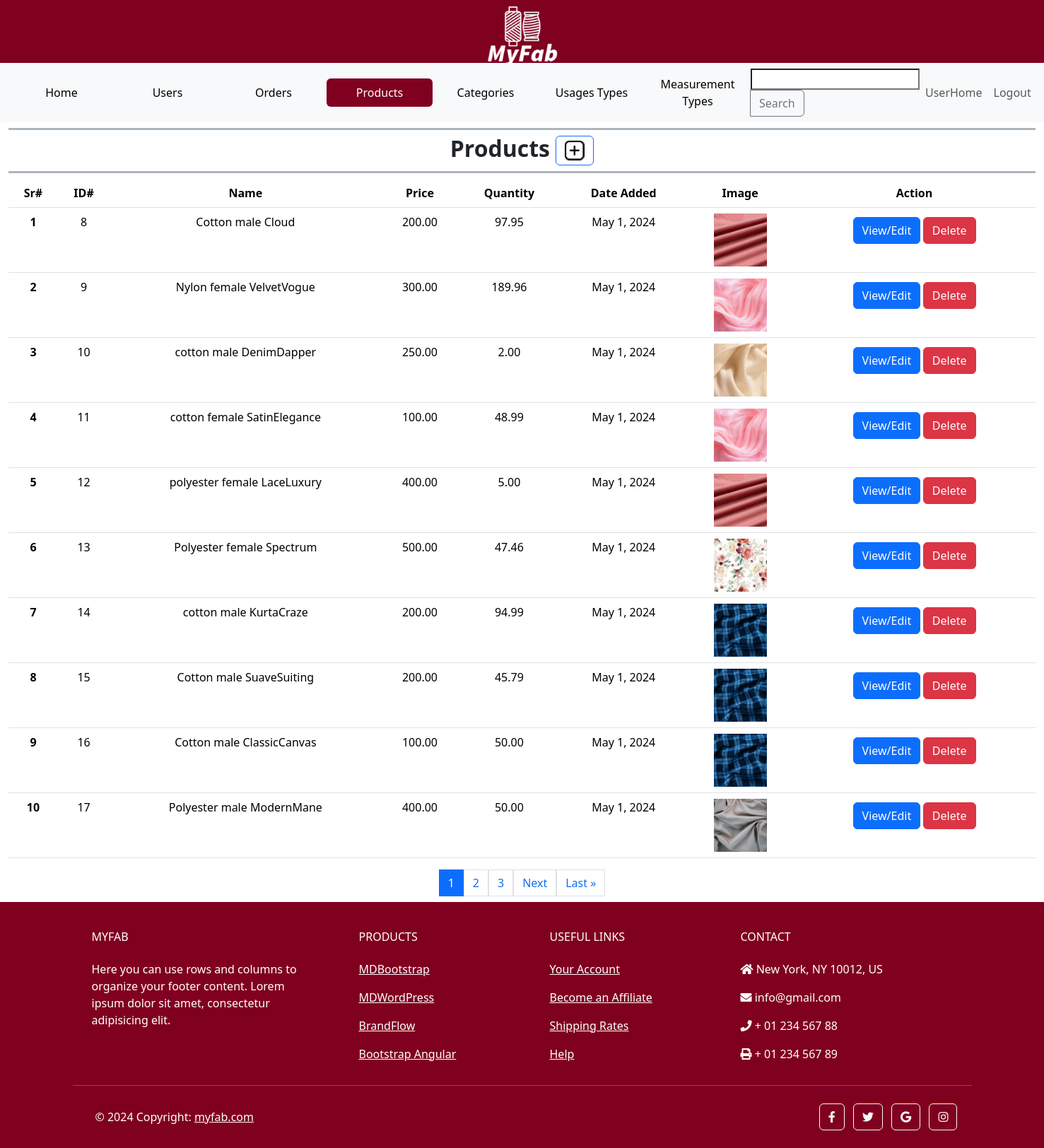
/custom_admin/products/ (signed in), run on an earlier commit of the app's database.
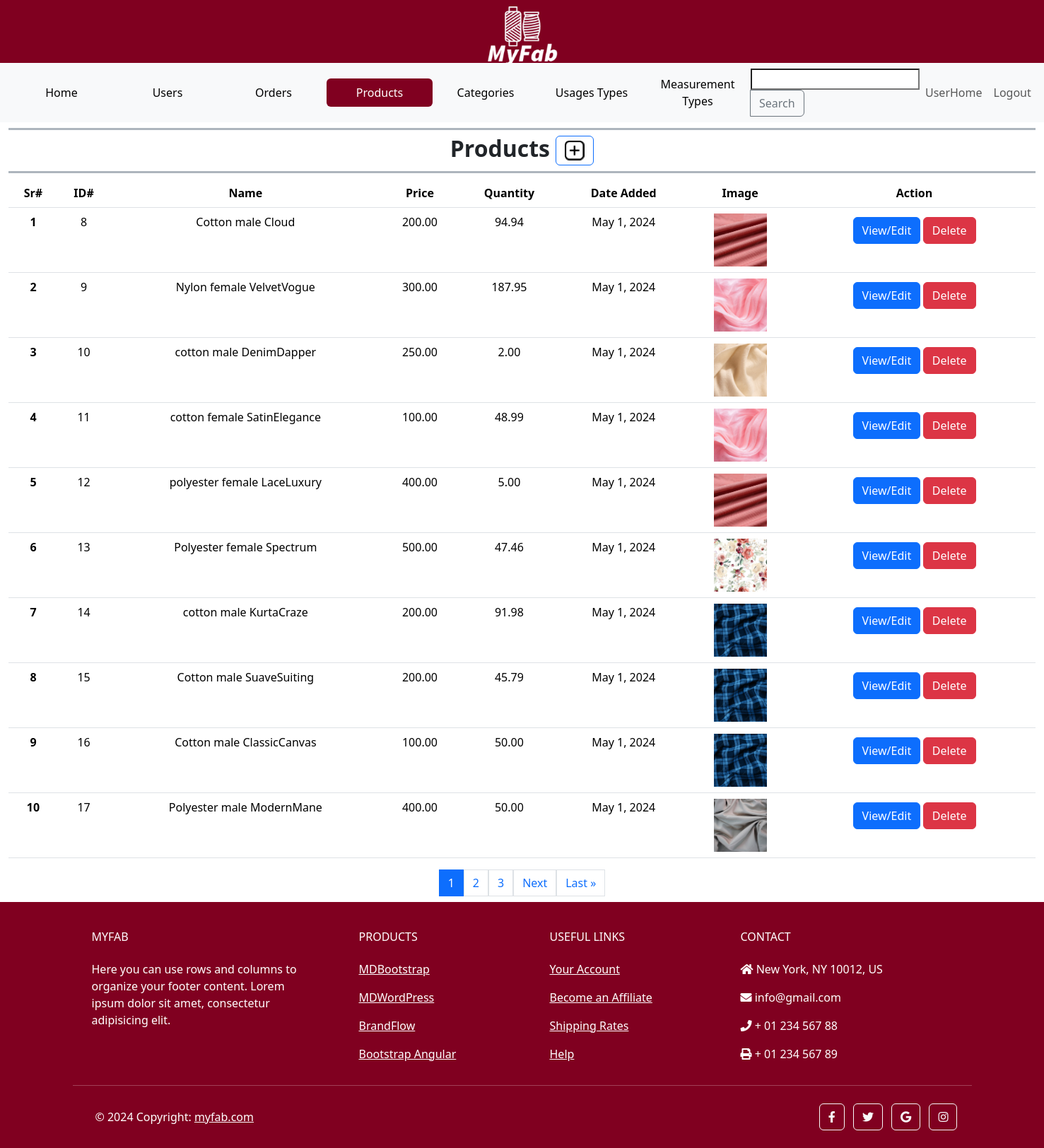
And on a later commit of the database.
### main/models.py (models this page shows, shortened)
class Product(models.Model):
    name = models.CharField(max_length=255, unique=True, blank=False, null=False)
    price = models.DecimalField(max_digits=10, decimal_places=2, default=0, validators=[MinValueValidator(0)])
    image = models.ImageField(upload_to='images/products')
    description = models.TextField(blank=True)
    qty = models.DecimalField(max_digits=10, decimal_places=2, default=0, validators=[MinValueValidator(0)])
    add_date = models.DateField(auto_now_add=True)
    is_active = models.BooleanField(default=True)
    usages = models.ManyToManyField(Usage)
    category_choices = models.ManyToManyField(CategoryChoice)

### custom_admin/views.py (the view)
# urls.py: path('products/', AdminProducts.as_view(), name = 'admin_products'),
class AdminProducts(View):
    def get(self, request):
        products = Product.objects.all()
        paginator = Paginator(products, 10)
        page_number = request.GET.get('page')
        try:
            paged_products = paginator.page(page_number)
        except PageNotAnInteger:
            paged_products = paginator.page(1)
        except EmptyPage:
             paged_products = paginator.page(paginator.num_pages)
        start_serial_number = (paged_products.number - 1) * paginator.per_page + 1
        serial_numbers = list(range(start_serial_number, start_serial_number + len(paged_products)))
        zipped_data = zip(serial_numbers, paged_products)
        context = {'zipped_data': zipped_data, 'products': paged_products}
        return render(request, 'admin_products.html', context)

### templates/admin_products.html (shortened to what the changed rows need)
{% extends 'admin_base.html' %}
{% load static %}
{% block content %}
    <section class="mb-2">
        <div class="container-fluid">
            <div class="row h-100">
                <div class="col-12">
                    <div class="table-responsive text-center">
                        <table class="table  table-hover">
                            <thead>
                            <tr>
                                <th scope="col">Sr#</th>
                                <th scope="col">ID#</th>
                                <th scope="col">Name</th>
                                <th scope="col">Price</th>
                                <th scope="col">Quantity</th>
                                <th scope="col">Date Added</th>
                                <th scope="col">Image</th>
                                <th scope="col">Action</th>
                            </tr>
                            </thead>
                            <tbody id="product-table-body">
                                {% for serial_number, product in zipped_data %}
                                <tr>
                                    <th scope="row">{{ serial_number }}</th>
                                    <td>{{ product.id }}</td>
                                    <td>{{ product.name }}</td>
                                    <td>{{ product.price }}</td>
                                    <td>{{ product.qty }}</td>
                                    <td>{{ product.add_date }}</td>
                                    <td>
                                        <a href="{{ product.image.url }}" target="_blank">
                                            <img class="thumbnail-image" src="{{ product.image.url }}" alt="{{ product.name }} Image">
                                        </a>
                                    </td>
                                    <td>
                                        <button class="btn btn-sm">
                                            <a href="{% url "custom_admin:admin_product_edit" product.id %}" class="btn btn-primary">View/Edit</a>
                                            <a href="{% url "custom_admin:admin_product_delete" product.id %}" class="btn btn-danger">Delete</a>
                                        </button>
                                    </td>
                                </tr>
                                {% endfor %}
                            </tbody>
                        </table>
                    </div>
                </div>
            </div>
        </div>
    </section>
{% endblock content %}

What changed in the data, as far as the page shows it:
changed Product "Cotton male Cloud": qty "97.95" → "94.94"
changed Product "Nylon female VelvetVogue": qty "189.96" → "187.95"
changed Product "cotton male KurtaCraze": qty "94.99" → "91.98"
